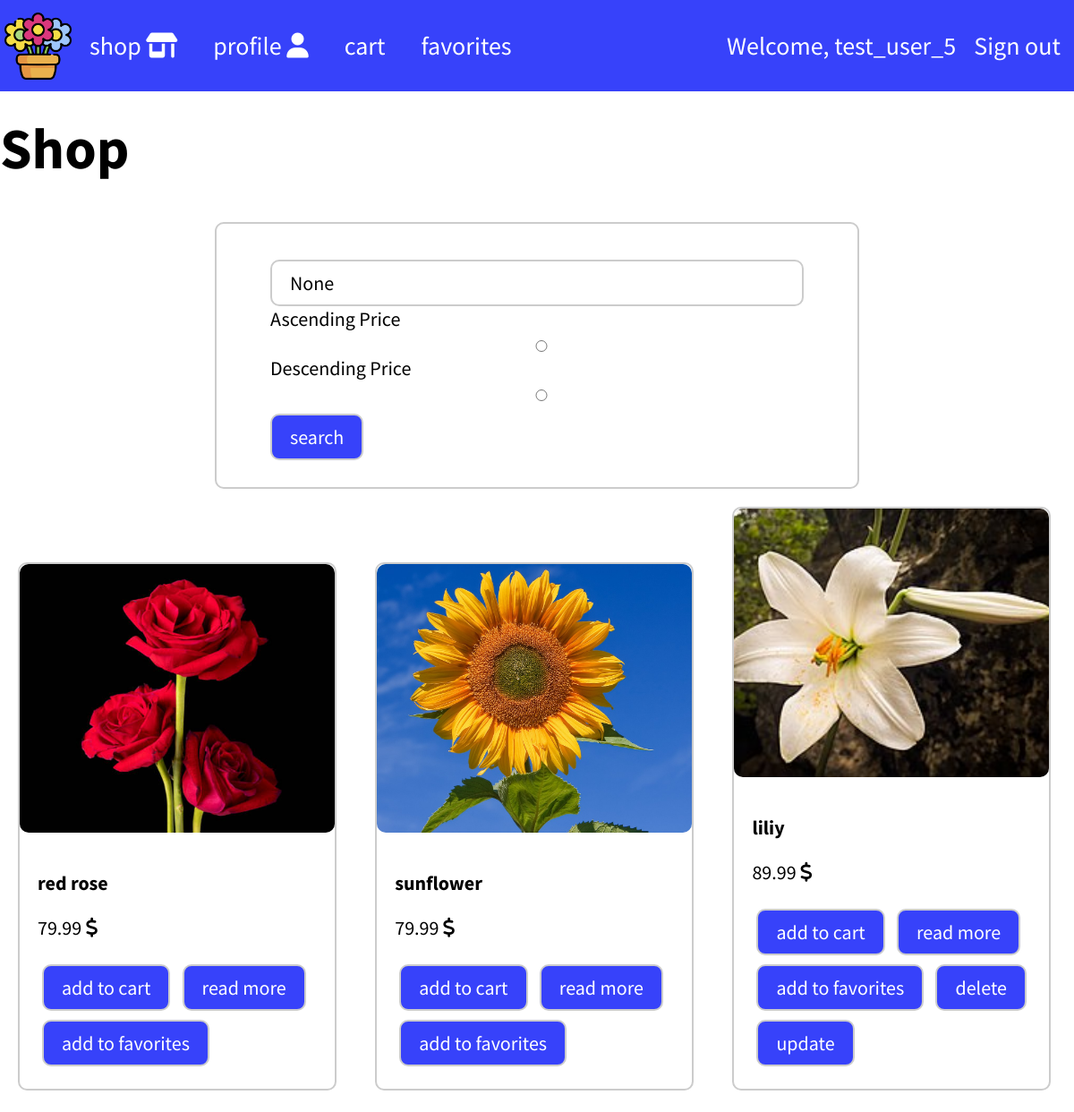
The app's page /shop/ (signed in) with its own data.
### products/models.py (models this page shows, shortened)
class Flower(models.Model):
	title = models.CharField(max_length = 50)
	description = models.TextField(max_length = 500)
	owner = models.ForeignKey(User, on_delete = models.CASCADE)
	slug = models.SlugField(unique = True)
	created = models.DateTimeField(auto_now_add = True)
	updated = models.DateTimeField(auto_now = True)
	image = models.ImageField()
	cost = models.FloatField()

### products/views.py (the view)
# urls.py: path("shop/", shop_view, name = "shop"),
def shop_view(request):
	search = request.GET.get("search")
	price = request.GET.get("price")
	if price is None or price == "asc":
		order = "cost"
	else:
		order = "-cost"
	if search is not None and len(search) > 0:
		flowers = Flower.objects.filter(title__icontains = search).order_by(order)
	else:
		flowers = Flower.objects.all().order_by(order)
	for flower in flowers:
		filteer = request.user.favorites.favorites_items.filter(flower = flower)
		if len(filteer) > 0:
			flower.is_favorite = True
		else:
			flower.is_favorite = False
	ctx = {
		"flowers":flowers,
		"search":search,
	}
	return render(request, "products/shop.html", ctx)

### products/templates/products/shop.html (shortened to what this page needs)
{% extends "base.html" %}
{% load static %}
{% block links %}
	<link rel = "stylesheet" href = '{% static "products/css/style.css" %}'>
{% endblock links %}
{% block main %}
	<div class="content">
		<div class="container">
			<h1>Shop</h1>
			<form method = "GET">
				<input type="text" name="search" placeholder="type for search" value="{{ search }}">
				<label>Ascending Price</label>
				<input type="radio" name="price" value="asc">
				<label>Descending Price</label>
				<input type="radio" name="price" value="desc">
				<button>search</button>
			</form>
			{% for flower in flowers %}
				{% include "card.html" %}
			{% endfor %}
		</div>
	</div>
{% endblock main %}

### templates/base.html (shortened to what this page needs)
{% load static %}
<!DOCTYPE html>
<html>
<head>
	{% block links %}
	{% endblock links %}
	<link rel = "stylesheet" href = "{% static 'css/style.css' %}">
	<link rel="stylesheet" type="text/css"
	href="https://cdnjs.cloudflare.com/ajax/libs/font-awesome/6.2.0/css/all.min.css">
</head>
<body>
	{% include "nav.html" %}
	<main>
		{% block main %}
		{% endblock main %}
	</main>
</body>
</html>

### templates/nav.html
{% load static %}
	<nav class = "menu">
		<div class = "container menu-content">
			<div>
				<img src = "{% static 'images/flower-pot.png' %}" alt = "flower logo">
				<a href = "{% url 'shop' %}">shop <i class="fa-solid fa-shop"></i> </a>
				{% if request.user.is_authenticated %}
					<a href = "{% url 'profile' %}">profile <i class="fa-solid fa-user"></i> </a>
					<a href = "{% url 'cart' %}">cart</a>
					<a href="{% url 'favorites' %}">favorites</a>
				{% endif %}
			</div>
			<div>
				{% if not request.user.is_authenticated %}
					<a href = "{% url 'sign_in' %}">Sign in <i class="fa-solid fa-arrow-right-to-bracket"></i> </a>
					<a href = "{% url 'sign_up' %}">Sign up <i class="fa-solid fa-user-plus"></i> </a>
				{% else %}
					<p>Welcome, {{request.user.username}}</p>
					<a href = "{% url 'sign_out' %}">Sign out</a>
				{% endif %}
			</div>
		</div>
	</nav>

### templates/card.html
<div class="card">
	<img src="{{ flower.image.url }}">
	<div class="card-content">
		<h2>{{ flower.title }}</h2>
		<p>{{ flower.cost }} <i class="fa-solid fa-dollar-sign"></i> </p>
		<a href="{% url 'add_to_cart' flower.slug %}">add to cart</a>
		<a href="{% url 'detail' flower.slug %}">read more</a>
		<a href="{% url 'handle_favorites' flower.slug %}">
			{% if flower.is_favorite %}
				remove from favorites
			{% else %}
				add to favorites
			{% endif %}
		</a>
		{% if request.user == flower.owner %}
		<a href="{% url 'delete' flower.slug %}">delete</a>
		<a href="{% url 'update' flower.slug %}">update</a>
		{% endif %}
	</div>
</div>

### static/css/style.css (style rules this page uses)
* { font-family: 'Source Sans Pro', sans-serif ; box-sizing: border-box ; }
.menu { background-color: #3742fa ; padding: 5px ; position: fixed ; width: 100% ; top: 0 ; left: 0 ; z-index: 1 ; }
.menu a { color: white ; text-decoration: none ; font-size: 28px ; margin: 0px 20px ; }
.menu-content { display: flex; justify-content: space-between ; }
.container { width: 1200px ; margin: auto ; }
.menu img { width: 75px ; }
.menu-content div { display: flex ; align-items: center ; }
.menu-content p { font-size: 28px ; color: white ; }
body { margin: 0px ; }
label { font-size: 28px ; }
form { width: 60% ; margin: 0 auto ; border: 2px solid #ccc ; border-radius: 10px ; padding: 30px 60px ; }
input, textarea { width: 100% ; padding: 10px 20px ; margin-top: 10px ; font-size: 22px; border-radius: 10px ; border: 2px solid #ccc ; outline: none ; }
button, .card a { font-size: 22px ; background-color: #3742fa ; border: 2px solid #ccc ; padding: 10px 20px ; border-radius: 10px ; margin-top: 10px ; color: white ; }
h1 { font-size: 64px ; }
label { font-size: 22px ; }
.card { width: calc(33% - 40px) ; margin: 20px ; display: inline-block ; border: 2px solid #ccc ; border-radius: 10px ; overflow: hidden; }
.card img { width: 100% ; height: 300px ; object-fit: cover ; border-radius: 10px ; }
.card-content { padding: 20px ; }
.card a { display: inline-block ; text-decoration: none ; margin : 5px ; }
.card-content h2 { font-size: 22px ; }
.content { margin-top: 125px ; }
.card-content p { font-size: 22px ; }

### records on screen
Flower: image (picture), title "red rose", cost "79.99", shows "add to favorites"
Flower: image (picture), title "sunflower", cost "79.99", shows "add to favorites"
Flower: image (picture), title "liliy", cost "89.99", shows "add to favorites", shows "delete"

### other values on screen
{{ request.user.username }} "test_user_5"
